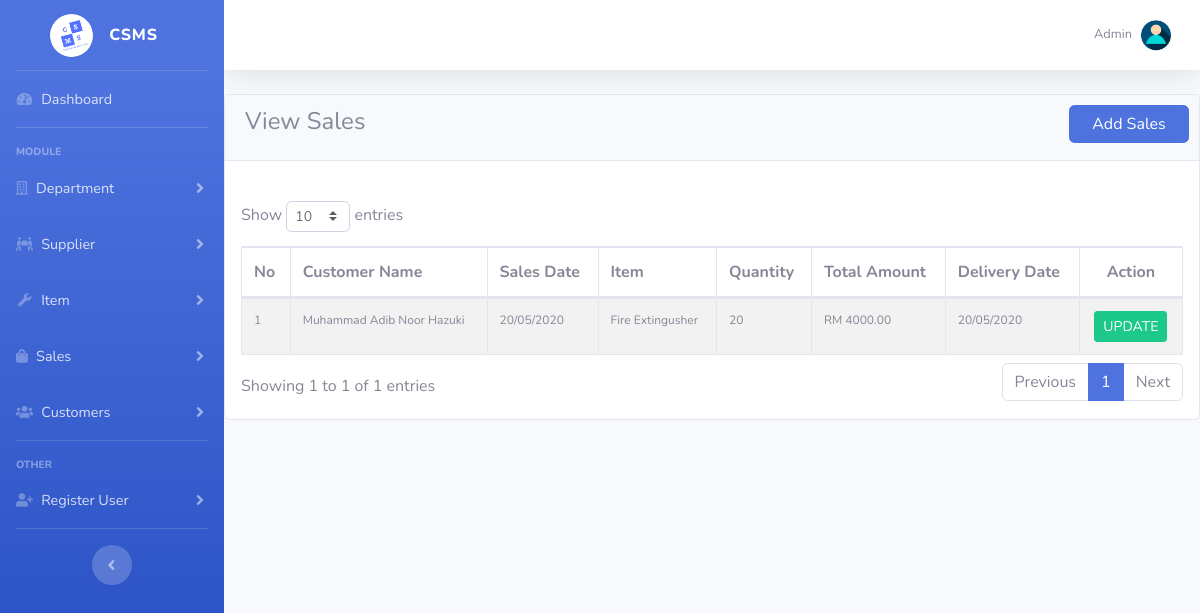
The app's page /view_sales.php (signed in) with its own data.
### tables this page shows
CREATE TABLE `user` (
  `user_id` int(5) NOT NULL,
  `user_name` varchar(50) NOT NULL,
  `user_ic` bigint(15) NOT NULL,
  `user_email` varchar(50) NOT NULL,
  `user_phone` text NOT NULL,
  `user_type` varchar(30) NOT NULL,
  `password` longtext NOT NULL,
  `confirm_password` longtext NOT NULL
);

CREATE TABLE `sales` (
  `sales_id` int(5) NOT NULL,
  `sales_date` date NOT NULL,
  `sales_total_amount` double(6,2) NOT NULL,
  `sales_qty` int(5) NOT NULL,
  `sales_desc` text NOT NULL,
  `sales_delivery_date` date NOT NULL,
  `user_id` int(5) NOT NULL,
  `item_id` int(5) NOT NULL,
  `cust_id` int(5) NOT NULL
);

CREATE TABLE `customer` (
  `cust_id` int(11) NOT NULL,
  `cust_name` varchar(50) NOT NULL,
  `cust_address` text NOT NULL,
  `cust_phone` text NOT NULL,
  `cust_email` varchar(30) NOT NULL
);

CREATE TABLE `item` (
  `item_id` int(3) NOT NULL,
  `item_name` varchar(25) NOT NULL,
  `item_desc` text NOT NULL,
  `total_in` int(5) NOT NULL,
  `total_out` int(5) NOT NULL,
  `balance` int(5) NOT NULL,
  `unit_measure` text NOT NULL,
  `unit_price` double(6,2) NOT NULL,
  `department` int(5) NOT NULL,
  `image_name` varchar(100) NOT NULL,
  `video_name` varchar(100) NOT NULL,
  `date_in` date NOT NULL
);

### view_sales.php (the view, shortened to what this page needs)
<?php
include("connection.php");
if(isset($_SESSION["userid"])){
  $uid = $_SESSION["userid"];
}
else{
  header('Location: login.php');
}
$sql = "SELECT * FROM user WHERE user_id = '".$uid."'";
$rsltsql = $conn->query($sql);
if($rsltsql->num_rows>0){
  while($rowsql = $rsltsql->fetch_assoc()){
    $uname = $rowsql["user_name"];
    $utype = $rowsql["user_type"];
  }
}
?>
<!DOCTYPE html>
<html lang="en">
<head>
  <link href="vendor/fontawesome-free/css/all.min.css" rel="stylesheet" type="text/css">
  <link href="css/sb-admin-2.min.css" rel="stylesheet">
  <link href="vendor/datatables/dataTables.bootstrap4.css" rel="stylesheet">
</head>
<body id="page-top">
  <div id="wrapper">
    <?php  include("menu.php") ?>
    <div id="content-wrapper" class="d-flex flex-column">
      <div id="content">
        <nav class="navbar navbar-expand navbar-light bg-white topbar mb-4 static-top shadow">
          <ul class="navbar-nav ml-auto">
            <li class="nav-item dropdown no-arrow">
              <a class="nav-link dropdown-toggle" href="#" id="userDropdown" role="button" data-toggle="dropdown" aria-haspopup="true" aria-expanded="false">
                <span class="mr-2 d-none d-lg-inline text-gray-600 small"><?php echo $uname ?></span>
                <img class="img-profile rounded-circle" src="img/profile.jpg">
              </a>
            </li>
          </ul>
        </nav>
        <div class="row">
          <div class="col-md-12">
            <div class="card">
              <div class="card-header">
                <h4 class="card-title">View Sales</h4>
              </div><br>
              <?php
              if($utype != "staff"){
                ?>
                 <button class="btn btn-primary btn-round text-white " style="position: absolute; right: 0; margin-top: 10px; margin-right: 10px; width: 120px;" onclick="location.href='add_sales.php?sales'">Add Sales</button>
                <?php
              }
              ?>
              <div class="card-body">
                <table id="dataTable" class="table table-striped table-bordered" cellspacing="0" width="100%">
                  <thead>
                    <tr>
                      <th style='font-size:16px'>No</th>
                      <th style='font-size:16px'>Customer Name</th>
                      <th style='font-size:16px'>Sales Date</th>
                      <th style='font-size:16px'>Item</th>
                      <th style='font-size:16px'>Quantity</th>
                      <th style='font-size:16px'>Total Amount</th>
                      <th style='font-size:16px'>Delivery Date</th>
                      <?php
                      if($utype != "staff"){
                        ?>
                        <th class="disabled-sorting text-center" style='font-size:16px'>Action</th>
                        <?php
                      }
                      ?>
                    </tr>
                  </thead>
                  <tbody>
                    <?php
                    $i = 0;
                    $sales = "SELECT * FROM sales AS a INNER JOIN customer AS b on a.cust_id = b.cust_id INNER JOIN item AS c on a.item_id = c.item_id";
                    $rsltsales = $conn->query($sales);
                    if($rsltsales->num_rows>0){
                      while($rowsales = $rsltsales->fetch_assoc()){
                        $i++;
                        $id = $rowsales["sales_id"];
                        $custname = $rowsales["cust_name"];
                        $date = $rowsales["sales_date"];
                        $newdate = date("d/m/Y", strtotime($date));
                        $item = $rowsales["item_name"];
                        $qty = $rowsales["sales_qty"];
                        $total = $rowsales["sales_total_amount"];
                        $deliverydate = $rowsales["sales_delivery_date"];
                        $newdeliverydate = date("d/m/Y", strtotime($deliverydate));
                        ?>
                        <tr>
                          <td style='font-size:12px'><?php echo $i ?></td>
                          <td style='font-size:12px'><?php echo $custname ?></td>
                          <td style='font-size:12px'><?php echo $newdate ?></td>
                          <td style='font-size:12px'><?php echo $item ?></td>
                          <td style='font-size:12px'><?php echo $qty ?></td>
                          <td style='font-size:12px'>RM <?php echo $total ?></td>
                          <td style='font-size:12px'><?php echo $newdeliverydate ?></td>
                          <?php
                          if($utype != "staff"){
                            ?>
                            <td align="center">
                              <a type="button" href="add_sales.php?sales&type=update&salesid=<?php echo $id ?>" rel="tooltip" class="btn btn-success btn-icon btn-sm " data-original-title="" title="">UPDATE
                              </a>
                            </td>
                            <?php
                          }
                          ?>
                        </tr>
                        <?php
                      }
                    }
                    else{
                      ?>
                      <tr>
                        <td colspan="8" style="text-align: center;"> No Data </td>
                      </tr>
                      <?php
                    }
                    ?>
                  </tbody>
                </table>
              </div>
            </div>
          </div>
        </div>
            </div>
          </div>
      </div>
</body>
</html>

### records on screen
user: user_name "Admin"
sales: cust.cust_name "Muhammad Adib Noor Hazuki", sales_date "20/05/2020", item.item_name "Fire Extingusher", sales_qty "20", sales_total_amount "4000.00", sales_delivery_date "20/05/2020"
